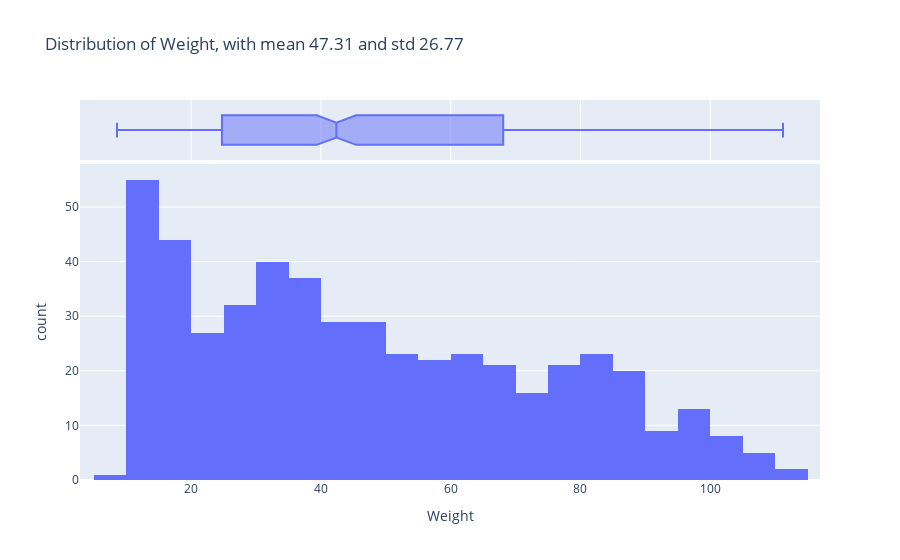

Notebook cell for this chart:
### Markdown cell above
## Data Visualization

Feature distribution without comparison with target column:
* Weight: as expected, it is a negatively skewed distribution with high max value (111.21)
* Average diameter: it is clear we have smaller fruits, so distribution is negatively skewed, with higher values come from Banana target
* Average length: its distribution has two peaks, sign of fruits with well separated lengths
* Peel hardness: has a almost normal distribution with a couple of possible outliers, median and mean are quite the same
* Sweetness: has a almost normal distribution, median and mean are quite the same

Feature distribution and scatter plot and comparison with target column:
* Weight, Average diameter, Average length: each fruit follows distributions that were expected, interesting how Apple, Orange and Kiwi have almost the same distribution for Average diameter
* Peel hardness: each fruit seems to follow a normal distribution
* Sweetness: Orange, Grape and Kiwi reach higher values, as expected

Scatter plot to see how features are distributed according to target column:
* Weight vs Average diameter: it is possible to clearly see two clusters for Banana and Grape. Maybe, Apple, Orange and Kiwi will be more difficult to classify
* Average length vs Average diameter: this plot emphasizes what said before 
* Peel hardness vs Weight: lighter fruits have higher Peel hardness values
* Sweetness vs Average diameter: smaller fruits have higher Sweetness values
* Peel hardness vs Sweetness: Banana has lowest Sweetness values and well distributed Peel hardness values. Orange, instead, had higher Sweetness values and lowest Peel hardness values

### Code cell
# Feature distribution among ['Weight', 'Average diameter', 'Average length', 'Peel hardness', 'Sweetness']

feature_to_viz = 'Weight'

plot_feature_distribution(df_cleaned, feature_to_viz, comparison=False)

### Figure 1 — Plotly figure (JSON) as saved in the notebook; plotly's stock layout.template omitted (floating-point values rounded to 4 significant figures; data arrays with more than 128 entries replaced by an {"elided": "..."} marker saying what was removed)
{"data": [{"alignmentgroup": "True", "bingroup": "x", "hovertemplate": "Weight=%{x}<br>count=%{y}<extra></extra>", "legendgroup": "", "marker": {"color": "#636efa", "pattern": {"shape": ""}}, "name": "", "offsetgroup": "", "orientation": "v", "showlegend": false, "type": "histogram", "x": {"elided": "500 float values"}, "xaxis": "x", "yaxis": "y"}, {"alignmentgroup": "True", "hovertemplate": "Weight=%{x}<extra></extra>", "legendgroup": "", "marker": {"color": "#636efa"}, "name": "", "notched": true, "offsetgroup": "", "showlegend": false, "type": "box", "x": {"elided": "500 float values"}, "xaxis": "x2", "yaxis": "y2"}], "layout": {"barmode": "relative", "legend": {"tracegroupgap": 0}, "title": {"text": "Distribution of Weight, with mean 47.31 and std 26.77"}, "xaxis": {"anchor": "y", "domain": [0, 1], "title": {"text": "Weight"}}, "xaxis2": {"anchor": "y2", "domain": [0, 1], "matches": "x", "showgrid": true, "showticklabels": false}, "yaxis": {"anchor": "x", "domain": [0, 0.8316], "title": {"text": "count"}}, "yaxis2": {"anchor": "x2", "domain": [0.8416, 1], "matches": "y2", "showgrid": false, "showline": false, "showticklabels": false, "ticks": ""}}}
